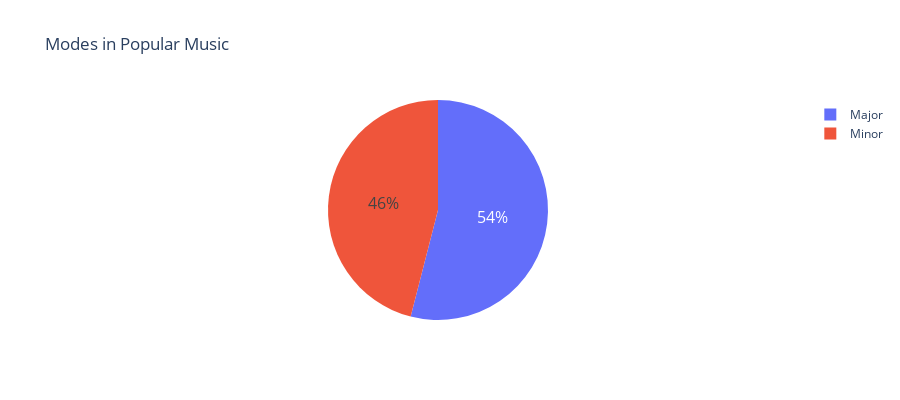

Source (notebook cell):
### Code cell
import plotly.express as px
import pandas as pd
import csv

fd=pd.read_csv('/Users/lucastembras/Desktop/Spotify API Test/songs.csv')
freq=[0]*2
modes=[0,1]
for mode in fd['Mode']: 
    freq[mode]+=1
fig=px.pie(fd, values=freq, names=["Minor", "Major"], height=400, title="Modes in Popular Music")
fig.update_traces(textfont_size=16)
fig.show()

### Figure 1 — Plotly figure (JSON) as saved in the notebook; plotly's stock layout.template omitted (floating-point values rounded to 4 significant figures)
{"data": [{"domain": {"x": [0, 1], "y": [0, 1]}, "hovertemplate": "label=%{label}<br>value=%{value}<extra></extra>", "labels": ["Minor", "Major"], "legendgroup": "", "name": "", "showlegend": true, "textfont": {"size": 16}, "type": "pie", "values": [23, 27]}], "layout": {"height": 400, "legend": {"tracegroupgap": 0}, "title": {"text": "Modes in Popular Music"}}}
